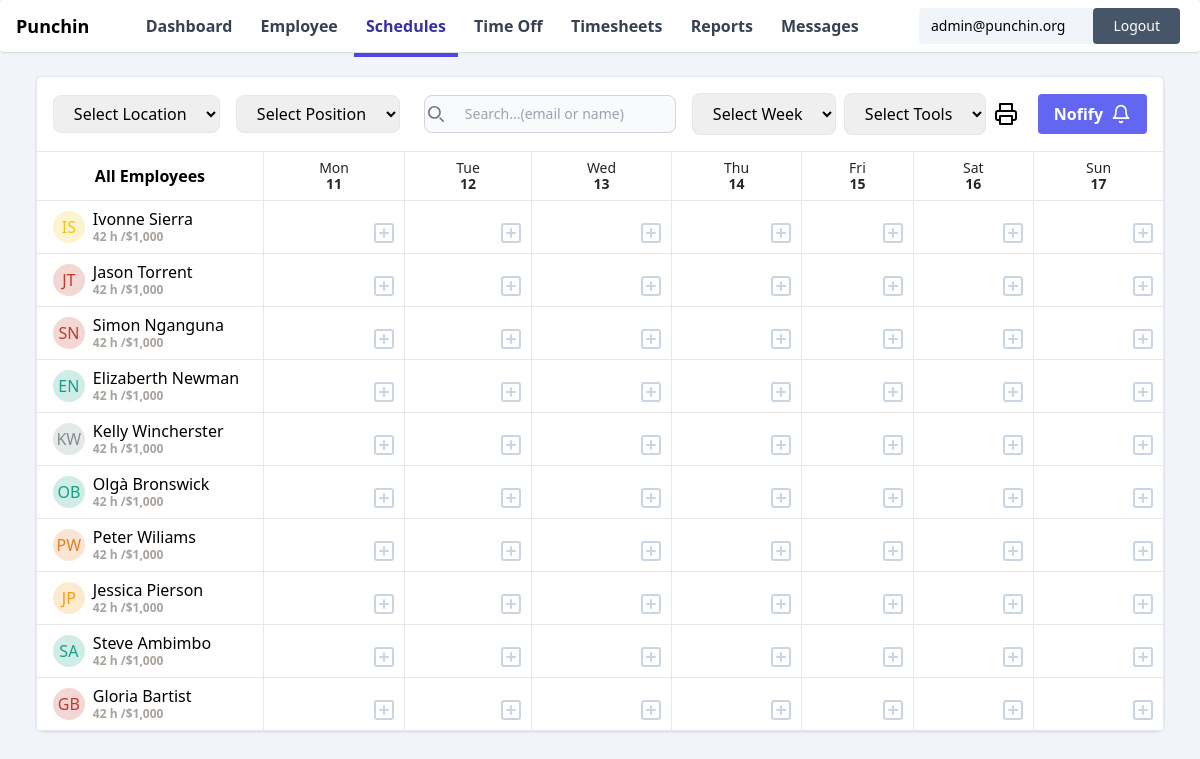
The page /dashboard/schedules/ (signed in) on the database its author committed.
### core/models.py (models this page shows, shortened)
class Employee(models.Model):
    user = models.OneToOneField(User, on_delete=models.CASCADE, related_name='employee')
    organization = models.ForeignKey('Organization', on_delete=models.CASCADE, related_name='employees')
    avatar = models.ImageField(upload_to='employees/avatars/', blank=True, null=True)
    phone_number = models.CharField(max_length=50, blank=True)
    address = models.CharField(blank=True, max_length=255)
    primary_color = models.CharField(blank=True, max_length=25)
    secondary_color = models.CharField(blank=True, max_length=25)
    position = models.ForeignKey(Position, on_delete=models.CASCADE)
    hourly_rate = models.DecimalField(max_digits=10, decimal_places=2, default=15.00)
    overtime_hourly_rate = models.DecimalField(max_digits=10, decimal_places=2, default=22.50)
    is_active = models.BooleanField(default=True)

### core/views.py (the view, shortened to what this page needs)
# urls.py: path('dashboard/schedules/', views.schedules_view, name='schedules'),
@login_required
@get_organization
def schedules_view(request, organization):
    current_date = datetime.now()
    start_date = current_date - timedelta(days=current_date.weekday())
    week_dates = []
    for i in range(7):
        week_dates.append(start_date + timedelta(days=i))
    return render(request, 'dashboard/schedule.html', {'organization': organization,'nav_items': nav_items, 'dates':week_dates})

### core/templatetags/custom_filters.py (called while the page is built)
@register.filter
def get_initials(value):
    words = value.split()
    initials = [words[0][0].upper()]
    if len(words) > 1:
        initials.append(words[-1][0].upper())
    return ''.join(initials)

### core/templatetags/schedule_list.py (called while the page is built)
@register.filter
def week_schedule_list(employee_id, date_range):
    print(date_range)
    start_date, end_date = date_range[0],date_range[-1]
    result = []
    current_date = start_date
    while current_date <= end_date:
        try:
            schedule = Schedule.objects.get(employee_id=employee_id, date=current_date)
        except ObjectDoesNotExist:
            schedule = None
        result.append({'date': current_date, 'schedule': schedule})
        current_date += timedelta(days=1)
    return result

### core/views.py (called while the page is built)
def get_organization(view_func):
    @wraps(view_func)
    def wrapper(request, *args, **kwargs):
        user = request.user
        try:
            organization = user.admin_of
            kwargs['organization'] = organization
        except Organization.DoesNotExist:
            return redirect('punch_in_out')
        return view_func(request, *args, **kwargs)
    return wrapper

### core/templates/dashboard/schedule.html (shortened to what this page needs)
{% extends './main.html' %}
{% load custom_filters %}
{% load schedule_list %}
{% block body %}
    <div class="max-w-7xl mx-auto  shadow bg-white my-6 rounded-lg">
        <div class="p-0">
          <div class="flex items-center justify-between mb-0 border border-b-0 p-4">
            <div class="flex space-x-4">
              <select class="form-select rounded-lg border p-1 px-4">
                <option value="">Select Location</option>
              </select>
              <select class="form-select rounded-lg border p-1 px-4">
                <option value="">Select Position</option>
              </select>
              <div class="relative px-2">
                <div class="absolute inset-y-0 start-0 flex items-center ps-3 pointer-events-none">
                </div>
                <input type="text" id="search-navbar" class="block w-full p-2 ps-10 text-sm text-gray-900 border border-gray-300 rounded-lg bg-gray-50 focus:ring-blue-500 focus:border-blue-500" placeholder="Search...(email or name)">
              </div>
            </div>
            <select class="form-select rounded-lg border p-2 px-4 mx-2">
                <option value="">Select Week</option>
              </select>
              <select class="form-select rounded-lg border p-2 px-4">
                <option value="">Select Tools</option>
              </select>
            <div class="flex gap-3 justify-center items-center" >
                <button class=" flex rounded gap-1 mx-2" onclick="printSection('print-section')"><span data-feather="printer" ></span></button>
                <button class="bg-indigo-500 flex items-center justify-center gap-2 hover:bg-indigo-700 text-white font-bold py-2 px-4 rounded">  Nofify <span data-feather="bell" width="20"></span></button>
            </div>
          </div>
          <div class="overflow-x-auto bg-white" id="print-section">
            <table class="table-auto w-full border bg-white border-collaps">
              <thead>
                <tr>
                  <th class="px-4 border  py-2 w-1/6">All Employees</th>
                  {% for date in dates %}
                  <th class="px-4 border py-2 leading-4 items-center justify-center text-stone-800 text-sm"><span class="font-normal">{{date | date:"D"}} </span> <br><span class="font-semibold">{{date | date:"d"}}</span></th>
                {% endfor %}
                </tr>
              </thead>
              <tbody>
                {% for employee in organization.employees.all %}
                <tr>
                  <td class="border px-4 py-2 w-1/6">
                    <div class="flex items-center justify-start">
                    <div class="relative inline-flex items-center justify-center w-8 h-8 overflow-hidden bg-gray-100 rounded-full dark:bg-gray-600" style="background-color:{{employee.primary_color}}">
                        <span class="font-medium text-gray-600 dark:text-gray-300" style='color:{{employee.secondary_color}}'> {{employee.user.get_full_name | get_initials}}
                        </span>
                    </div>
                    <div class="flex flex-col items-start justify-center leading-5 whitespace-nowrap">
                        <span class="px-2">{{employee.user.get_full_name}}</span>
                        <span class="px-2 text-stone-400 text-xs font-semibold">42 h /$1,000</span>
                    </div>
                </div>
                  </td>
                  {% for schedule_obj in employee.id|week_schedule_list:dates %}
                  <td class="border px-4 py-2 relative"  ondrop="drop(event)" ondragover="allowDrop(event)">
                    {% if schedule_obj.schedule %}
                        <div class="card border-r-3 rounded p-2 px-4 whitespace-nowrap flex justify-center flex-col block items-center" style="background-color:{{employee.primary_color}}; border-left: 3px solid {{employee.secondary_color}};"  draggable="true" ondragstart="drag(event)" id="shiftId">
                            <span class="text-xs font-bold">{{schedule_obj.schedule.shift.start_time |time:"H:i"}} - {{schedule_obj.schedule.shift.end_time |time:"H:i"}}</span>
                                <span class="text-xs text-stone-400">at {{schedule_obj.schedule.location.name}}</span>
                        </div>
                        <form action="{% url 'shift_delete' %}" method="POST" onsubmit="deleteShift(event)">
                            {% csrf_token %}
                            <input type="hidden" name="shift_id" value="{{schedule_obj.schedule.shift.id}}">
                        <button class=" absolute bottom-2 right-5 text-sm text-slate-400 hover:text-red-300 self-end"><span data-feather="trash" width="18"></span></button></form>
                    {%else%}
                    <button class=" absolute bottom-2 right-2 text-sm text-slate-300 hover:text-indigo-400 self-end" onclick="openModal(`scheduleModal_{{employee.id}}_{{schedule_obj.date |date:'d'}}`)"><span data-feather="plus-square"></span></button>
                    {% endif %}
                </td>
                  {% endfor %}
                </tr>
                {% endfor %}
              </tbody>
            </table>
          </div>
        </div>
      </div>
{% endblock body%}

### core/templates/dashboard/main.html (shortened to what this page needs)
{% extends 'base.html' %}
{% block content %}
<div class="w-full">
    <div id="navbar" class="rounded flex justify-between items-center p-1 bg-white shadow w-full px-4">
        <div class="logo">
            <a href="/">
                <h1 class="font-bold text-lg">Punchin</h1>
            </a>
        </div>
        <div id="menu-items">
                {% for nav_item in nav_items %}
                    <a href="/dashboard/{{nav_item.link}}"  class="py-4 px-3 text-gray-700 nav_link hover:text-salte-800 hover:border-slate-600 font-semibold hover:border-b-4">{{ nav_item.name }}</a>
                {% endfor %}
        </div>
        <div class="form-inline p-1 rounded">
            <form action="{% url 'logout' %}" method="post" class="flex items-center bg-slate-100 rounded">
                <span class="mr-4 text-sm px-3">{{ request.user.email }}</span>
                <button type="submit" class="p-2 bg-slate-600 text-white rounded hover:bg-red-600 px-5 text-sm">Logout</button>
            </form>
        </div>
    </div>
    <div class="flex w-full justify-center">
        {% block body %}{% endblock %}
    </div>
</div>
{% endblock content %}

### rows shown on the page
Employee: user.get_full_name|get_initials "IS", user.get_full_name "Ivonne Sierra"
Employee: user.get_full_name|get_initials "JT", user.get_full_name "Jason Torrent"
Employee: user.get_full_name|get_initials "SN", user.get_full_name "Simon Nganguna"
Employee: user.get_full_name|get_initials "EN", user.get_full_name "Elizaberth Newman"
Employee: user.get_full_name|get_initials "KW", user.get_full_name "Kelly Wincherster"
Employee: user.get_full_name|get_initials "OB", user.get_full_name "Olgà Bronswick"
Employee: user.get_full_name|get_initials "PW", user.get_full_name "Peter Wiliams"
Employee: user.get_full_name|get_initials "JP", user.get_full_name "Jessica Pierson"
Employee: user.get_full_name|get_initials "SA", user.get_full_name "Steve Ambimbo"
Employee: user.get_full_name|get_initials "GB", user.get_full_name "Gloria Bartist"

### other values the page prints
{{ nav_item.name }} "Dashboard" "Employee" "Schedules" "Time Off" "Timesheets" "Reports" "Messages"
{{ request.user.email }} "admin@punchin.org"
{{ date | date:"D" }} "Mon" "Tue" "Wed" "Thu" "Fri" "Sat" "Sun"
{{ date | date:"d" }} "11" "12" "13" "14" "15" "16" "17"
